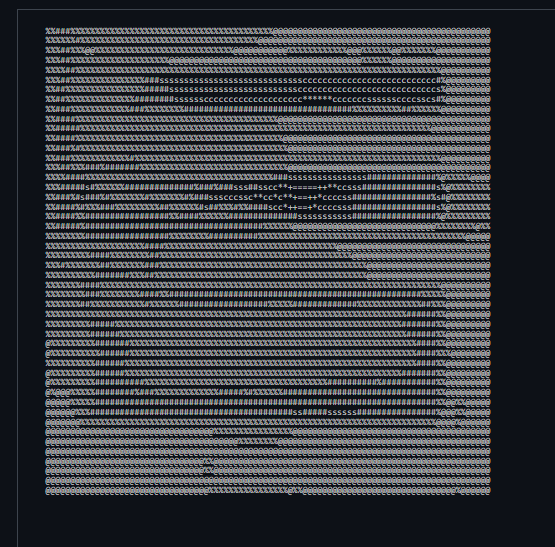
#> input picture source-photo.png, 555 x 547 px
$ python prep_photo.py
#> lines starting #> are read from the running program, lines starting #| are printed output that depends on the picture
"""
Prep the Gemini-generated ASCII art image for SVG conversion.
- Auto-crop the CRT monitor frame/border
- Convert to high-contrast grayscale
- Save as data/source-prepped.png
"""
import sys
import numpy as np
from PIL import Image, ImageOps
import cv2
from pathlib import Path

ROOT = Path(__file__).resolve().parent.parent


def auto_crop(img_np, threshold=40, margin=5):
    """Crop out the dark CRT frame border."""
    # Find rows and cols that aren't mostly black
    row_means = img_np.mean(axis=1)
    col_means = img_np.mean(axis=0)

    row_mask = row_means > threshold
    col_mask = col_means > threshold

    rows = np.where(row_mask)[0]
    cols = np.where(col_mask)[0]

    if len(rows) == 0 or len(cols) == 0:
        return img_np

    top, bottom = max(0, rows[0] - margin), min(img_np.shape[0], rows[-1] + margin)
    left, right = max(0, cols[0] - margin), min(img_np.shape[1], cols[-1] + margin)

    return img_np[top:bottom, left:right]


def main():
    src = sys.argv[1] if len(sys.argv) > 1 else str(ROOT / "source-photo.png")
    print(f"[prep] Loading {src}")

    img = Image.open(src).convert("L")
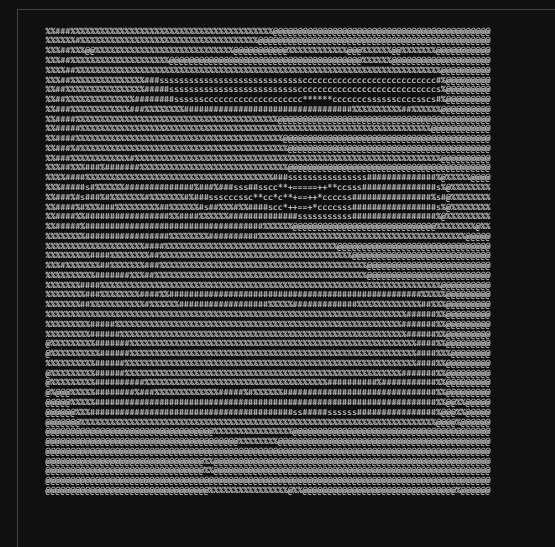
#> img: PIL image 555x547 L; min 16, max 190, mean 60.2
    print(f"[prep] Original size: {img.size}")
#| [prep] Original size: (555, 547)

    gray_np = np.array(img)

    # Auto-crop the CRT frame border
    cropped = auto_crop(gray_np, threshold=50, margin=2)
#> in auto_crop, `row_means = img_np.mean(axis=1)`: row_means = 547 values, max 122 at index 450, min 16 at index 0, mean 60.17
#> in auto_crop, `col_means = img_np.mean(axis=0)`: col_means = 555 values, max 92.43 at index 447, min 16 at index 0, mean 60.17
#> in auto_crop, `rows = np.where(row_mask)[0]`: rows = 298 values from 9 to 494
#> in auto_crop, `cols = np.where(col_mask)[0]`: cols = 425 values from 17 to 489
#> in auto_crop, `top, bottom = max(0, rows[0] - margin), min(img_np.shape[0], rows[-1] ..`: top = 7; bottom = 496
#> in auto_crop, `left, right = max(0, cols[0] - margin), min(img_np.shape[1], cols[-1] ..`: left = 15; right = 491
#> in auto_crop, `return img_np[top:bottom, left:right]`:
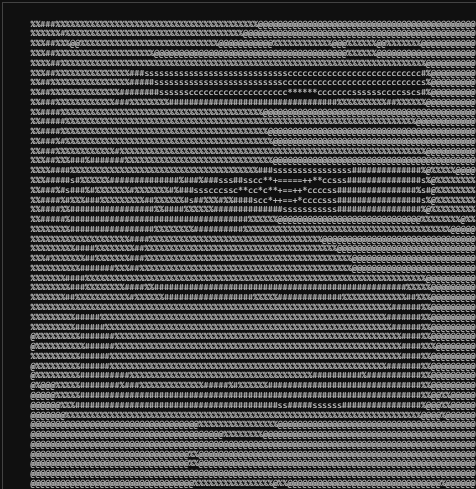
#> returned value: shape (489, 476); min 16, max 190, mean 73.6
    print(f"[prep] After crop: {cropped.shape[1]}x{cropped.shape[0]}")
#| [prep] After crop: 476x489

    # Apply CLAHE for strong local contrast
    clahe = cv2.createCLAHE(clipLimit=5.0, tileGridSize=(8, 8))
    enhanced = clahe.apply(cropped)
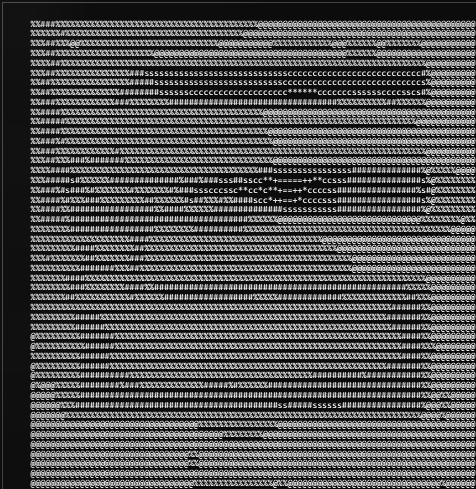
#> enhanced: shape (489, 476); min 8, max 239, mean 82.7

    # Aggressive histogram stretch
    p_low, p_high = np.percentile(enhanced, (1, 99))
#> p_low = 9; p_high = 227
    enhanced = np.clip((enhanced.astype(float) - p_low) / (p_high - p_low) * 255, 0, 255).astype(np.uint8)

    print(f"[prep] Enhanced. Range: [{enhanced.min()}, {enhanced.max()}]")
#| [prep] Enhanced. Range: [0, 255]

    # Save
    out_path = ROOT / "data" / "source-prepped.png"
    out_path.parent.mkdir(parents=True, exist_ok=True)
    Image.fromarray(enhanced).save(str(out_path))
    print(f"[prep] Saved to {out_path} ({enhanced.shape[1]}x{enhanced.shape[0]})")
#| [prep] Saved to data/source-prepped.png (476x489)


if __name__ == "__main__":
    main()
